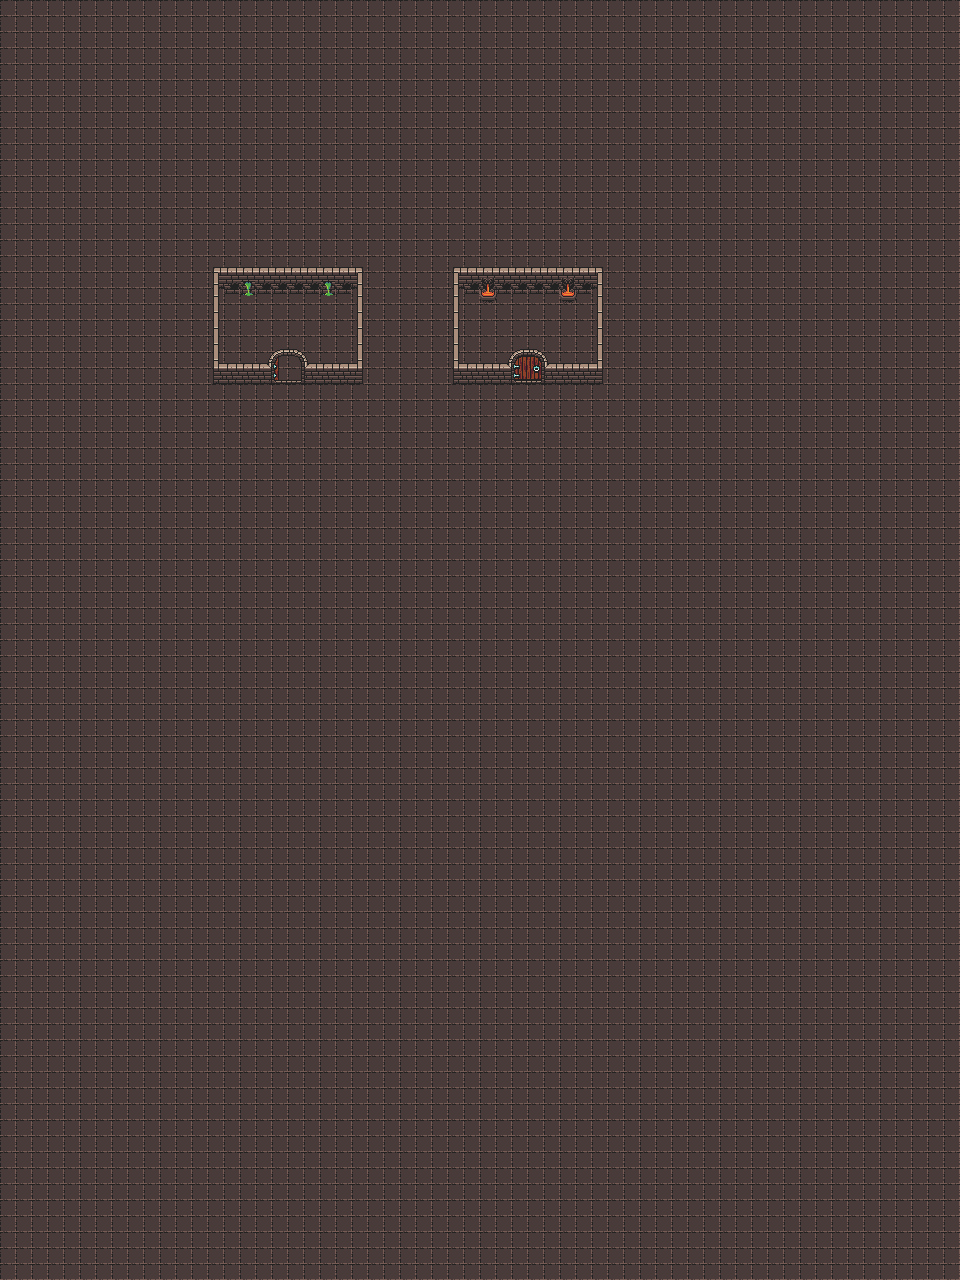

A level layout from a 2D game, rendered from its tile map. Below: a short description, then the map file with tile-grid data replaced by summaries:
An orthogonal 60x80 tile map with 16x16 px tiles, 3 tile layers (bg, walls_height, item), 2 tilesets.

<map version="1.10" tiledversion="1.10.2" orientation="orthogonal" renderorder="right-down" width="60" height="80" tilewidth="16" tileheight="16" infinite="0" nextlayerid="4" nextobjectid="1">
 <tileset firstgid="1" name="atlas_floor" tilewidth="16" tileheight="16" tilecount="49" columns="7">
  <image source="atlas_floor-16x16.png" width="112" height="112" />
 </tileset>
 <tileset firstgid="50" name="atlas_walls_high" tilewidth="16" tileheight="32" tilecount="96" columns="24">
  <image source="atlas_walls_high-16x32.png" width="384" height="128" />
 </tileset>
 <layer id="1" name="bg" width="60" height="80" locked="1">
  <data>[4800 cells, 4800 non-empty, 1 distinct tile ids]</data>
 </layer>
 <layer id="2" name="walls_height" width="60" height="80">
  <data>[4800 cells, 74 non-empty, 9 distinct tile ids]</data>
 </layer>
 <layer id="3" name="item" width="60" height="80" locked="1">
  <data>[4800 cells, 14 non-empty, 14 distinct tile ids]</data>
 </layer>
</map>
